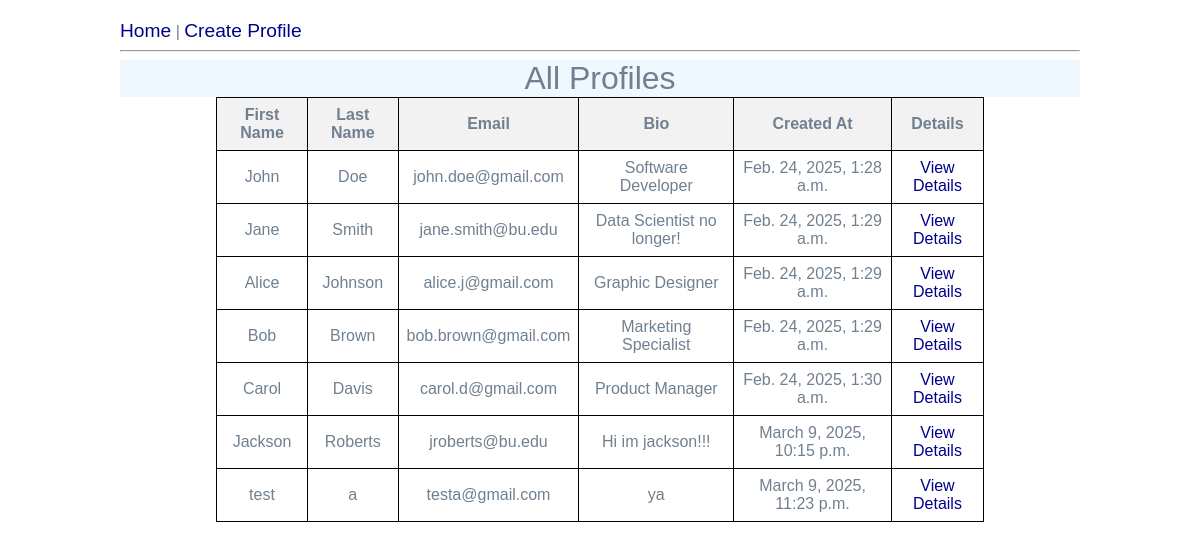
The page /mini_fb/ on the database its author committed.
### mini_fb/models.py (models this page shows, shortened)
class Profile(models.Model):
    first_name = models.CharField(max_length=30)
    last_name = models.CharField(max_length=30)
    email = models.EmailField(unique=True)
    bio = models.TextField(blank=True, null=True)
    created_at = models.DateTimeField(auto_now_add=True)

### mini_fb/views.py (the view)
# urls.py: path('', views.profile_list, name='profile_list'),
def profile_list(request):
    profiles = Profile.objects.all()
    return render(request, 'mini_fb/profile_list.html', {'profiles': profiles})

### mini_fb/templates/mini_fb/profile_list.html (shortened to what this page needs)
{% extends 'mini_fb/base.html' %}
{% block content %}
<!DOCTYPE html>
<html>
<head>
</head>
<body>
    <h1 style="text-align: center;">All Profiles</h1>
    <table>
        <thead>
            <tr>
                <th>First Name</th>
                <th>Last Name</th>
                <th>Email</th>
                <th>Bio</th>
                <th>Created At</th>
                <th>Details</th>
            </tr>
        </thead>
        <tbody>
            {% for profile in profiles %}
                <tr>
                    <td>{{ profile.first_name }}</td>
                    <td>{{ profile.last_name }}</td>
                    <td>{{ profile.email }}</td>
                    <td>{{ profile.bio }}</td>
                    <td>{{ profile.created_at }}</td>
                    <td><a href="{% url 'profile_detail' profile.id %}">View Details</a></td>
                </tr>
            {% endfor %}
        </tbody>
    </table>
</body>
</html>
{% endblock %}

### static/styles.css (style rules this page uses)
body { background-color: #fff; color: slategray; font-family: arial; }
h1,h2,h3,h4,h5 { font-weight: normal; background:aliceblue; margin: 0; }
a, a:visited { color: darkblue; text-decoration: none; }
body { max-width: 960px; margin: 20px auto; padding: 20px auto; }

### mini_fb/templates/mini_fb/profile_list.html (style rules this page uses)
table { width: 80%; margin: auto; border-collapse: collapse; }
th, td { border: 1px solid black; padding: 8px; text-align: center; }
th { background-color: #f2f2f2; }

### rows shown on the page
Profile: first_name "John", last_name "Doe", email "john.doe@gmail.com", bio "Software Developer", created_at "Feb. 24, 2025, 1:28 a.m."
Profile: first_name "Jane", last_name "Smith", email "jane.smith@bu.edu", bio "Data Scientist no longer!", created_at "Feb. 24, 2025, 1:29 a.m."
Profile: first_name "Alice", last_name "Johnson", email "alice.j@gmail.com", bio "Graphic Designer", created_at "Feb. 24, 2025, 1:29 a.m."
Profile: first_name "Bob", last_name "Brown", email "bob.brown@gmail.com", bio "Marketing Specialist", created_at "Feb. 24, 2025, 1:29 a.m."
Profile: first_name "Carol", last_name "Davis", email "carol.d@gmail.com", bio "Product Manager", created_at "Feb. 24, 2025, 1:30 a.m."
Profile: first_name "Jackson", last_name "Roberts", email "jroberts@bu.edu", bio "Hi im jackson!!!", created_at "March 9, 2025, 10:15 p.m."
Profile: first_name "test", last_name "a", email "testa@gmail.com", bio "ya", created_at "March 9, 2025, 11:23 p.m."
